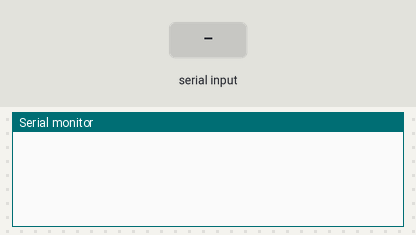
A sketch run on a simulated Arduino Uno, built with avr-gcc and run on an emulated ATmega328P. On the bench: the last lines printed to the serial monitor. The inputs (shaded band) are chosen by the test bench.

Above: at 1.2 s.
1.3 s: "90,45\n" received over Serial
At 2.2 s:
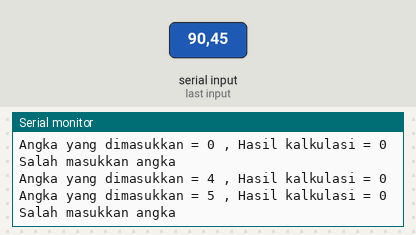
2.8 s: "30,150\n" received over Serial
At 2.87 s:
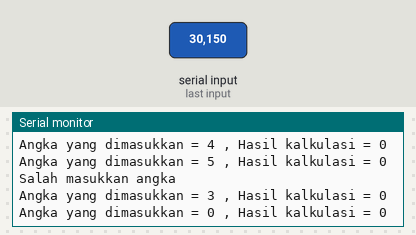
Timing chart, 0 to 5.8 s (numbered marks = the images above; inputs shaded):
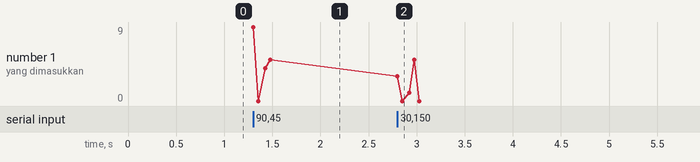

The sketch:

PRAK12_NO3.ino
```cpp
char karakter;
int y;

void setup() {
Serial.begin(9600);
}

void loop() {
  while (Serial.available() > 0) {
    karakter = Serial.read();
    if (!isDigit(karakter)) Serial.println("Salah masukkan angka"); //mengecek apakah digit itu termasuk angka atau bukan angka

    else {
       int nilai = karakter - '0';
      Serial.print("Angka yang dimasukkan = ");
      Serial.print(nilai);
      Serial.print(" , ");

      Serial.print("Hasil kalkulasi = ");
      Serial.println(y);
    }
  }
}
```

Measured:
- after the input at 1.3 s, the serial monitor: prints a new line at once (image 1)
- after the input at 2.8 s, the serial monitor: prints a new line at once (image 2)
